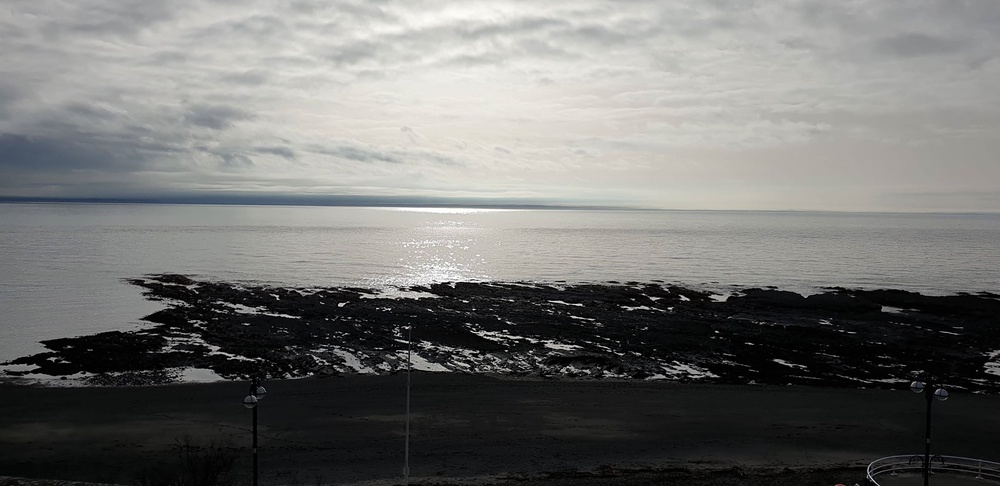
#> input picture IMG_002.jpg, 1000 x 486 px, shrunk from 2048 x 995 before the run
$ python -i colourBal.py   (imports and definitions only)
#> lines starting #> are read from the running program, lines starting #| are printed output that depends on the picture; after the words box and inside, x2 and y2 are one past the last pixel; in counts of white or black regions, pixels touching at a corner belong together
#> further down, picture is the input picture: shape (486, 1000, 3); mean B, G, R 112.7, 114.6, 114.4
import cv2
import numpy as np

channels = [
	([  0, 46,126], [ 13,255,255]), #Red 1
	([  7,191,191], [ 40,255,255]), #Orange
	([  7, 46,126], [ 40,190,190]), #Brown
	([ 20, 46,126], [ 68,255,255]), #Yellow
	([ 35, 46,126], [ 67,255,255]), #Green
	([ 68, 46,126], [ 80,255,255]), #Teal
	([ 81, 46,126], [ 97,255,255]), #Cyan
	([ 98, 46,126], [125,255,255]), #Blue
	([126, 46,126], [141,255,255]), #Purple
	([142, 46,126], [152,255,255]), #Magenta
	([153, 46,126], [174,255,255]), #Pink
	([  0,  0,  0], [180, 45,125]), #Grey
	([175, 46,126], [180,255,255])  #Red 2
]


def findColours(img):
	counts = [
		["RED", 0],
		["ORN", 0],
		["BRN", 0],
		["YEL", 0],
		["GRN", 0],
		["TEL", 0],
		["CYN", 0],
		["BLU", 0],
		["PPL", 0],
		["MGN", 0],
		["PNK", 0],
		["GRY", 0],
	]
	hsvImg = cv2.cvtColor(img, cv2.COLOR_BGR2HSV)
#> hsvImg: shape (486, 1000, 3); mean H, S, V 44.4, 15.9, 116
	i=0
	for (lower, upper) in channels:
		lower = np.array(lower, dtype = "uint8")
		upper = np.array(upper, dtype = "uint8")
		# Mask the image, filtering each of the colour channels.
		mask = cv2.inRange(hsvImg, lower, upper)
		masked = cv2.bitwise_and(hsvImg, hsvImg, mask = mask)
		greyMask = cv2.cvtColor(masked, cv2.COLOR_BGR2GRAY)

		if i < len(counts):
			counts[i][1] = cv2.countNonZero(greyMask)
			i += 1
		elif i == len(counts):
			counts[0][1] += cv2.countNonZero(greyMask)
#> this loop made 13 passes
#> pass 1, in findColours, `mask = cv2.inRange(hsvImg, lower, upper)`:
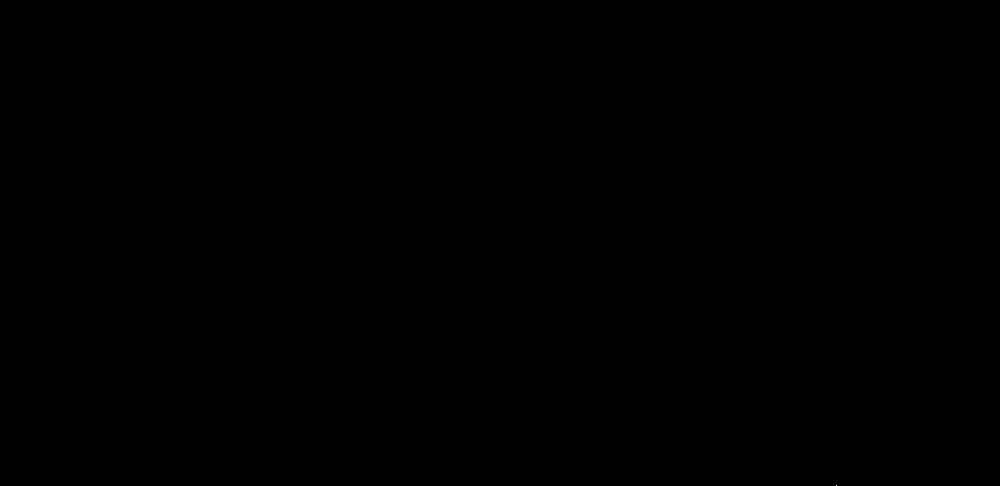
#> mask: shape (486, 1000); 0% white in thin lines or dots, all inside (x1, y1, x2, y2) = (836, 485, 837, 486)
#> after the loop: masked: shape (486, 1000, 3); every value is 0
#> after the loop, counts = [['RED', 1], ['ORN', 0], ['BRN', 1], ['YEL', 0], ['GRN', 0], ['TEL', 0], ['CYN', 1], ['BLU', 373], ['PPL', 0], ['MGN', 0], ['PNK', 0], ['GRY', 173669]]; i = 12
	return counts

def coloursMain(img):
	counts = findColours(img)

	Max = ["", 0]
	for i in counts:
		if i[1] > Max[1]:
			Max = i

	return Max

def coloursMainTest(img, filename):
	counts = findColours(img)

	Max = ["", 0]
	for i in counts:
		if i[1] > Max[1]:
			Max = i

	print("\n" + filename)
	print(counts)
	print(Max)

	return Max

def coloursAll(img):
	return findColours(img)

def coloursAllTest(img, filename):
	counts = findColours(img)
	print("\n" + filename)
	print(counts)
	return counts

>>> import cv2
>>> picture = cv2.imread('../IMG_002.jpg')
>>> result = findColours(picture)
#> result has the same summary as counts in findColours

$ run again, on IMG_007.jpg
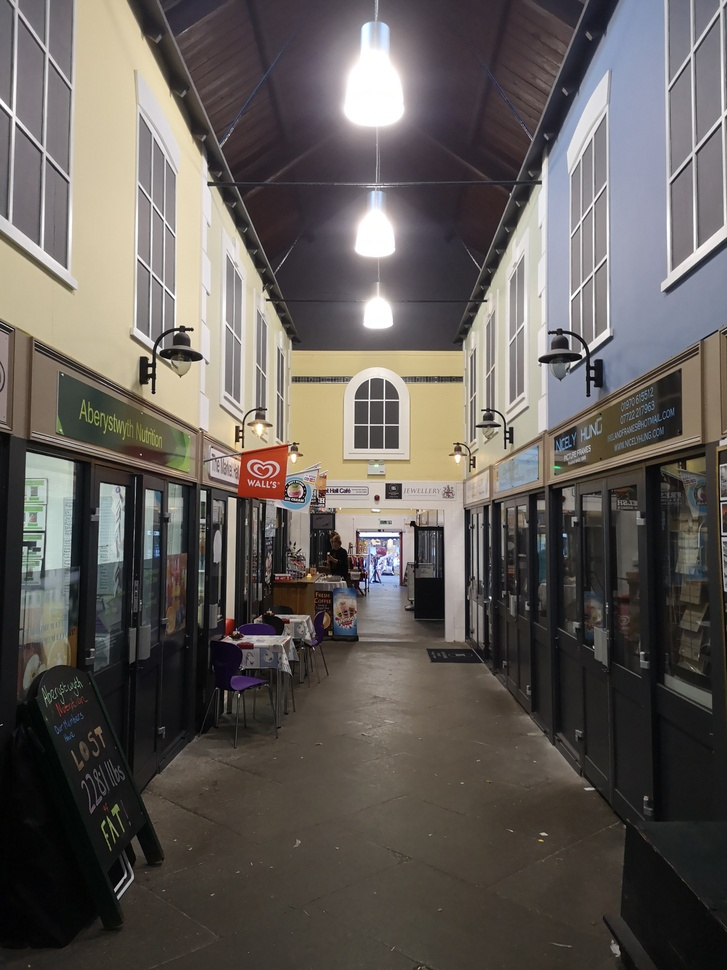
#> input picture IMG_007.jpg, 727 x 970 px, shrunk from 2976 x 3968 before the run
#> picture is the input picture: shape (970, 727, 3); mean B, G, R 88.7, 92.8, 97.9
#> hsvImg: shape (970, 727, 3); mean H, S, V 62.4, 41.6, 100.7
#> the loop in findColours, `for (lower, upper) in channels:` made 13 passes
#> pass 1, in findColours, `mask = cv2.inRange(hsvImg, lower, upper)`:
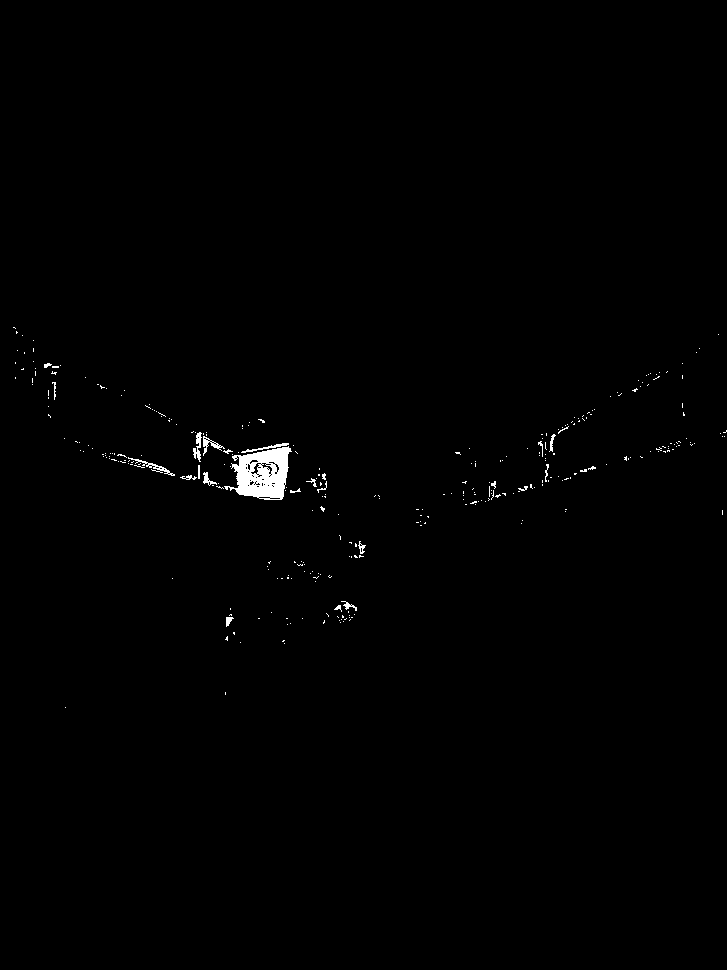
#> mask: shape (970, 727); 0.59% white; 322 white regions (298 under 20 px), largest, box (x1, y1, x2, y2) and area: (224, 446, 292, 500) 2181, (128, 457, 175, 476) 157, (193, 432, 202, 462) 131
#> after the loop in findColours, `for (lower, upper) in channels:`: counts = [['RED', 4289], ['ORN', 0], ['BRN', 13855], ['YEL', 54347], ['GRN', 980], ['TEL', 82], ['CYN', 38], ['BLU', 11483], ['PPL', 65], ['MGN', 20], ['PNK', 68], ['GRY', 247339]]; i = 12
#> result has the same summary as counts in findColours

$ run again, on IMG_008.jpg
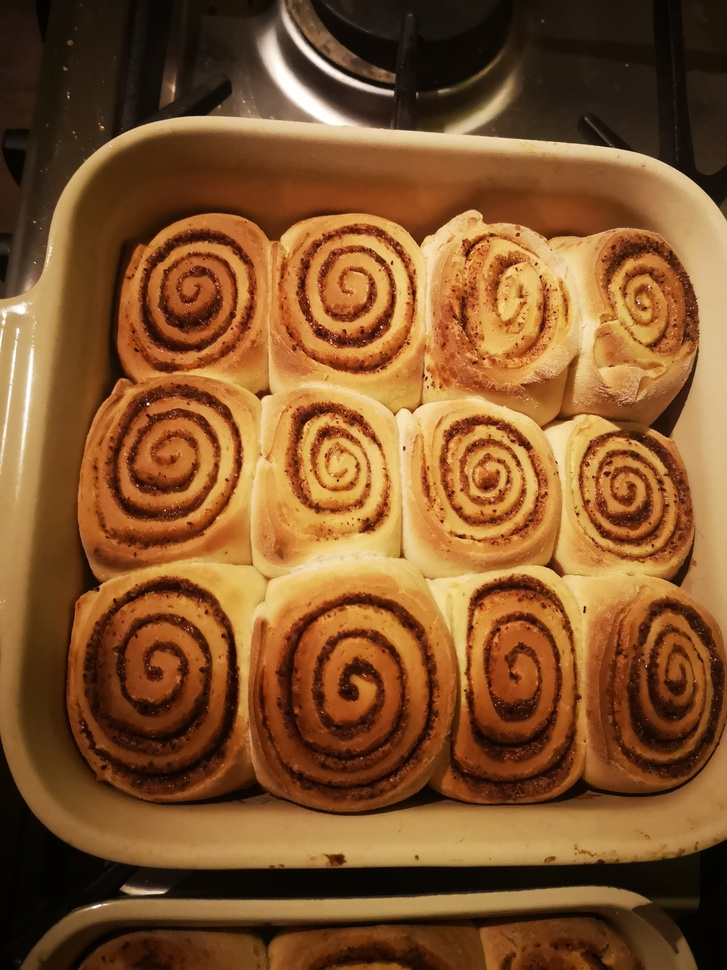
#> input picture IMG_008.jpg, 727 x 970 px, shrunk from 2976 x 3968 before the run
#> picture is the input picture: shape (970, 727, 3); mean B, G, R 43.2, 84.6, 130.3
#> hsvImg: shape (970, 727, 3); mean H, S, V 14.2, 179.3, 130.3
#> the loop in findColours, `for (lower, upper) in channels:` made 13 passes
#> pass 1, in findColours, `mask = cv2.inRange(hsvImg, lower, upper)`:
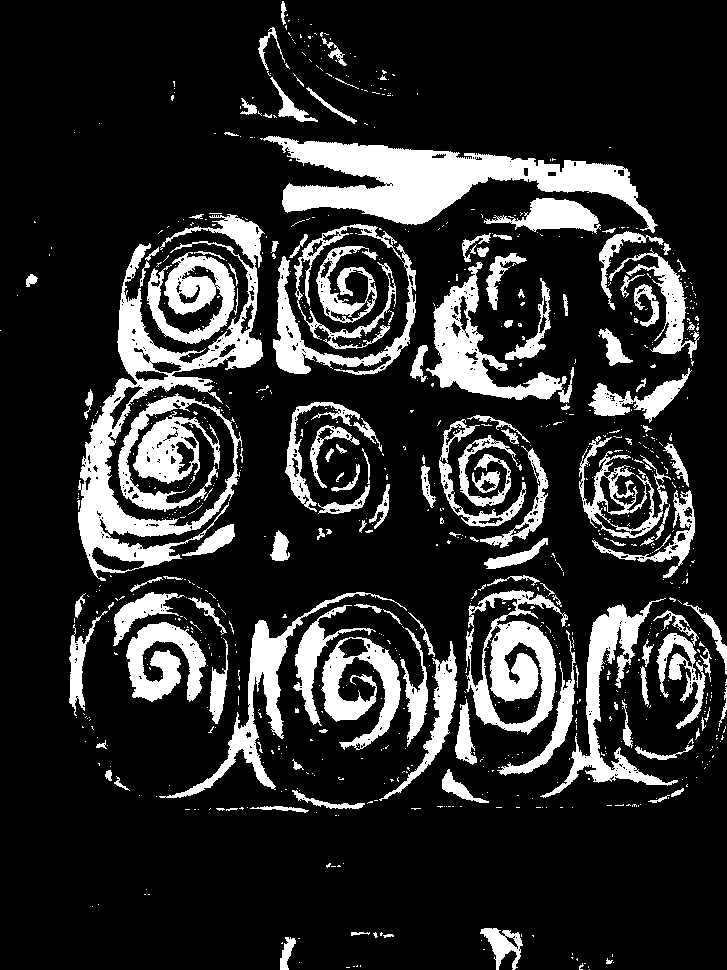
#> mask: shape (970, 727); 17.6% white; 901 white regions (757 under 20 px), largest, box (x1, y1, x2, y2) and area: (78, 214, 265, 581) 17863, (260, 136, 658, 233) 15243, (466, 590, 568, 735) 6583
#> pass 2, in findColours, `mask = cv2.inRange(hsvImg, lower, upper)`:
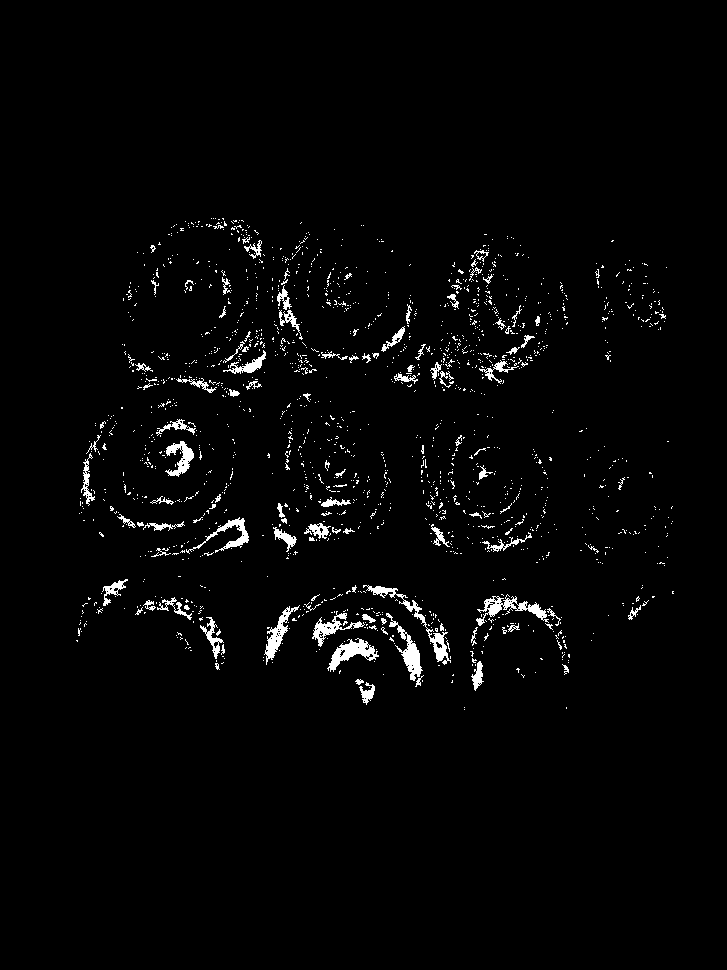
#> mask: shape (970, 727); 2.3% white; 1689 white regions (1580 under 20 px), largest, box (x1, y1, x2, y2) and area: (363, 585, 451, 665) 767, (476, 594, 549, 626) 680, (327, 638, 379, 672) 671
#> after the loop in findColours, `for (lower, upper) in channels:`: counts = [['RED', 124245], ['ORN', 16128], ['BRN', 84611], ['YEL', 34077], ['GRN', 0], ['TEL', 0], ['CYN', 0], ['BLU', 0], ['PPL', 0], ['MGN', 0], ['PNK', 0], ['GRY', 59]]; i = 12
#> result has the same summary as counts in findColours
